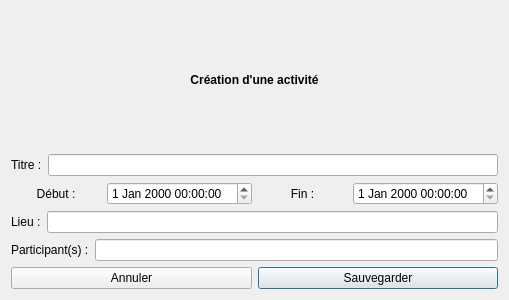
<?xml version="1.0" encoding="UTF-8"?>
<ui version="4.0">
 <class>EvenementSimpleEditor</class>
 <widget class="QDialog" name="EvenementSimpleEditor">
  <property name="geometry">
   <rect>
    <x>0</x>
    <y>0</y>
    <width>509</width>
    <height>300</height>
   </rect>
  </property>
  <property name="windowTitle">
   <string>Dialog</string>
  </property>
  <layout class="QVBoxLayout" name="verticalLayout_2">
   <item>
    <layout class="QVBoxLayout" name="verticalLayout">
     <item>
      <layout class="QHBoxLayout" name="horizontalLayout">
       <item>
        <widget class="QLabel" name="label_fenetre">
         <property name="font">
          <font>
           <weight>75</weight>
           <bold>true</bold>
          </font>
         </property>
         <property name="text">
          <string>Création d'une activité</string>
         </property>
         <property name="alignment">
          <set>Qt::AlignCenter</set>
         </property>
        </widget>
       </item>
      </layout>
     </item>
     <item>
      <layout class="QHBoxLayout" name="horizontalLayout_5">
       <item>
        <widget class="QLabel" name="label_3">
         <property name="text">
          <string>Titre :</string>
         </property>
        </widget>
       </item>
       <item>
        <widget class="QLineEdit" name="edit_titre"/>
       </item>
      </layout>
     </item>
     <item>
      <layout class="QHBoxLayout" name="horizontalLayout_6">
       <item>
        <widget class="QLabel" name="label_6">
         <property name="text">
          <string>Début :</string>
         </property>
         <property name="alignment">
          <set>Qt::AlignCenter</set>
         </property>
        </widget>
       </item>
       <item>
        <widget class="QDateTimeEdit" name="edit_debut"/>
       </item>
       <item>
        <widget class="QLabel" name="label_5">
         <property name="text">
          <string>Fin :</string>
         </property>
         <property name="alignment">
          <set>Qt::AlignCenter</set>
         </property>
        </widget>
       </item>
       <item>
        <widget class="QDateTimeEdit" name="edit_fin"/>
       </item>
      </layout>
     </item>
     <item>
      <layout class="QHBoxLayout" name="horizontalLayout_4">
       <item>
        <widget class="QLabel" name="label_2">
         <property name="text">
          <string>Lieu :</string>
         </property>
        </widget>
       </item>
       <item>
        <widget class="QLineEdit" name="edit_lieu"/>
       </item>
      </layout>
     </item>
     <item>
      <layout class="QHBoxLayout" name="horizontalLayout_3">
       <item>
        <widget class="QLabel" name="label">
         <property name="text">
          <string>Participant(s) :</string>
         </property>
        </widget>
       </item>
       <item>
        <widget class="QLineEdit" name="edit_participants"/>
       </item>
      </layout>
     </item>
     <item>
      <layout class="QHBoxLayout" name="horizontalLayout_2">
       <item>
        <widget class="QPushButton" name="buttonAnnuler">
         <property name="text">
          <string>Annuler</string>
         </property>
        </widget>
       </item>
       <item>
        <widget class="QPushButton" name="buttonSauvegarder">
         <property name="text">
          <string>Sauvegarder</string>
         </property>
         <property name="default">
          <bool>true</bool>
         </property>
        </widget>
       </item>
      </layout>
     </item>
    </layout>
   </item>
  </layout>
 </widget>
 <resources/>
 <connections>
  <connection>
   <sender>buttonAnnuler</sender>
   <signal>clicked()</signal>
   <receiver>EvenementSimpleEditor</receiver>
   <slot>close()</slot>
   <hints>
    <hint type="sourcelabel">
     <x>132</x>
     <y>266</y>
    </hint>
    <hint type="destinationlabel">
     <x>254</x>
     <y>149</y>
    </hint>
   </hints>
  </connection>
 </connections>
</ui>
